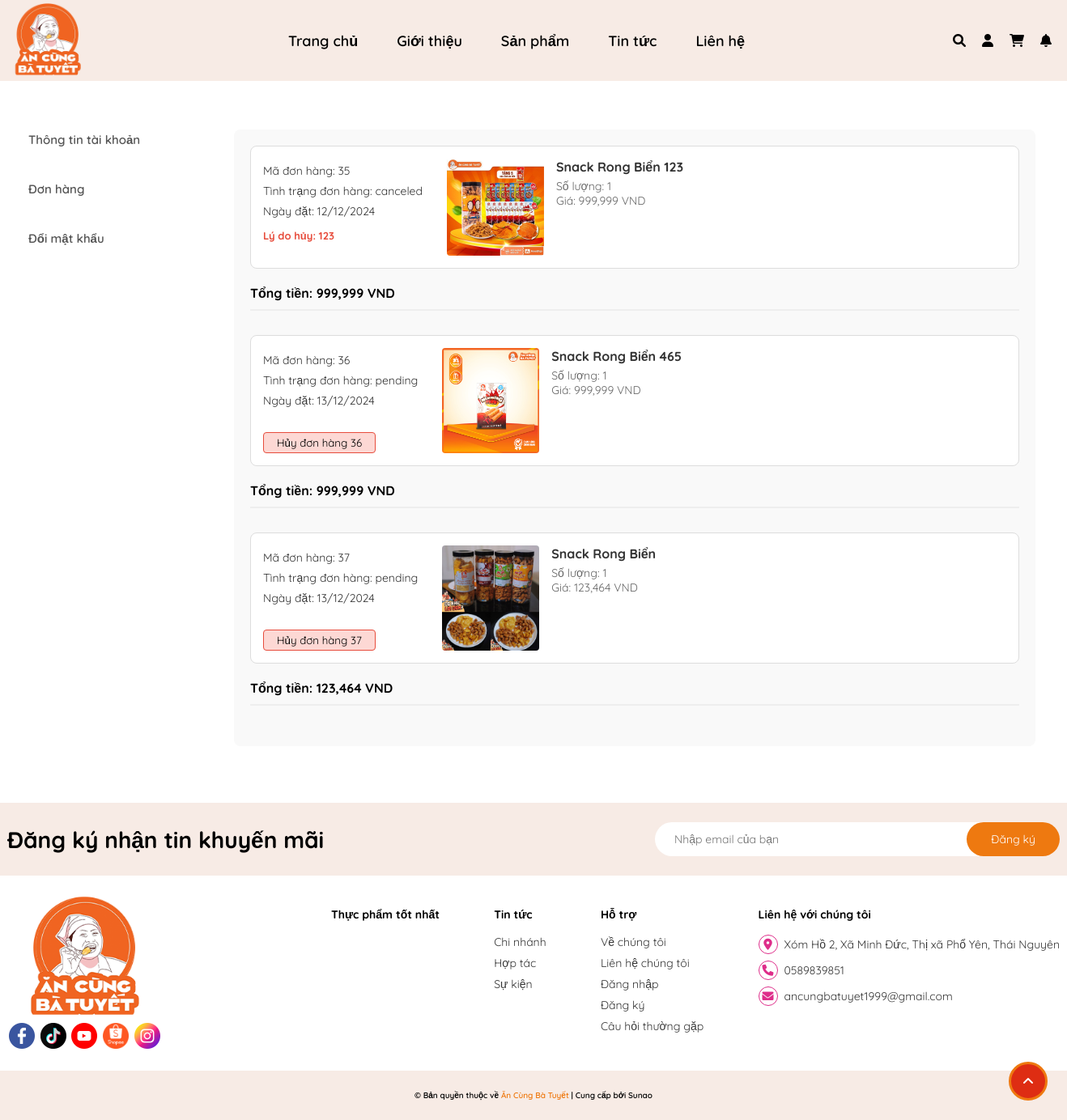
/views/users/index.php?tab=user_order (signed in), run on the app's committed database.
### tables this page shows
CREATE TABLE `order_items` (
  `id` int NOT NULL,
  `order_id` int NOT NULL,
  `product_id` int NOT NULL,
  `quantity` int NOT NULL,
  `price` decimal(10,2) NOT NULL,
  `image` varchar(255) DEFAULT NULL
);

CREATE TABLE `orders` (
  `id` int NOT NULL,
  `user_id` int NOT NULL,
  `name` varchar(255) NOT NULL,
  `address` text NOT NULL,
  `phone` varchar(20) NOT NULL,
  `total_price` decimal(10,2) NOT NULL,
  `status` enum('pending','shipped','delivered','canceled') NOT NULL DEFAULT 'pending',
  `created_at` timestamp NOT NULL DEFAULT CURRENT_TIMESTAMP,
  `cancel_reason` text,
  `canceled_at` timestamp NULL DEFAULT NULL,
  `is_canceled` tinyint(1) NOT NULL DEFAULT '0'
);

CREATE TABLE `product` (
  `id` int NOT NULL,
  `name` varchar(255) NOT NULL,
  `price` decimal(10,2) NOT NULL,
  `description` text,
  `image` varchar(255) DEFAULT NULL,
  `status` tinyint(1) DEFAULT '1',
  `created_at` timestamp NOT NULL DEFAULT CURRENT_TIMESTAMP,
  `quantity` int DEFAULT '0',
  `view_count` int DEFAULT '0',
  `purchase_count` int DEFAULT '0',
  `category_id` int DEFAULT NULL
);

### views/users/tabs/user_order.php (the view, shortened to what this page needs)
<?php include_once '../../includes/db_connect.php';
$order = [];
if (isset($_SESSION['user_id']) && !empty($_SESSION['user_id'])) {
  $user_id = intval($_SESSION['user_id']);
  $sql = "SELECT
                  o.id AS order_id,
                  ot.quantity,
                  p.name AS product_name,
                  p.image AS product_image,
                  ot.price AS product_price,
                  o.total_price,
                  o.status,
                  o.created_at,
                  o.cancel_reason
              FROM orders o
              INNER JOIN order_items ot ON o.id = ot.order_id
              INNER JOIN product p ON ot.product_id = p.id
              WHERE o.user_id =?";
  $stmt = $conn->prepare($sql);
  if ($stmt) {
    $stmt->bind_param("i", $user_id);
    $stmt->execute();
    $result = $stmt->get_result();
    $order = $result->fetch_all(MYSQLI_ASSOC);
  }
}
?>
<div class="order-container">
  <?php if (!empty($order)): ?>
    <?php
    $current_order_id = null;
    $order_total_price = 0;
    ?>
    <?php foreach ($order as $orders): ?>
      <?php if ($current_order_id != $orders['order_id']): ?>
        <?php if ($current_order_id !== null): ?>
          <p class="order-summary__total-price">Tổng tiền: <?= number_format($order_total_price) ?> VND</p>
        <?php endif; ?>
        <div class="order-item">
          <div class="order__left">
            <p class="order-item__id">Mã đơn hàng: <?= $orders['order_id'] ?></p>
            <p class="order-item__status">Tình trạng đơn hàng: <?= $orders['status'] ?></p>
            <p class="order-item__date">Ngày đặt: <?= date('d/m/Y', strtotime($orders['created_at'])) ?></p>
            <?php if (!empty($orders['cancel_reason'])): ?>
              <p class="order-item__cancel-reason order-item__cancel-reason--highlight">Lý do hủy: <?= $orders['cancel_reason'] ?></p>
            <?php endif; ?>
            <?php if ($orders['status'] === 'pending'): ?>
              <form method="POST" action="../../../views/users/tabs/cancel_order.php" class="cancel-order-form">
                <button type="button" class="cancel-order-form__button" onclick="showCancelReasonForm(<?= $orders['order_id'] ?>)">Hủy đơn hàng <?= $orders['order_id'] ?></button>
              </form>
            <?php endif; ?>
          </div>
          <div class="order__right">
            <div class="order-item__product">
              <img src="../../public/images/item/<?= $orders['product_image'] ?>" class="order-item__product-image" width="100px" height="75px" alt="Product Image" />
              <div class="order-item__product-details">
                <h2 class="order-item__product-name"><?= $orders['product_name'] ?></h2>
                <p class="order-item__product-quantity">Số lượng: <?= $orders['quantity'] ?></p>
                <p class="order-item__product-price">Giá: <?= number_format($orders['product_price']) ?> VND</p>
              </div>
            </div>
          </div>
        </div>
        <?php $current_order_id = $orders['order_id']; ?>
        <?php $order_total_price = 0; ?>
      <?php endif; ?>
      <?php
      $order_total_price += $orders['product_price'] * $orders['quantity'];
      ?>
    <?php endforeach; ?>
    <p class="order-summary__total-price">Tổng tiền: <?= number_format($order_total_price) ?> VND</p>
  <?php else: ?>
    <p class="order-container__no-orders">Không tìm thấy đơn hàng nào.</p>
  <?php endif; ?>
</div>

### public/css/main.css (style rules this page uses)
* { margin: 0; padding: 0; box-sizing: border-box; text-decoration: none; list-style: none; outline: none; }
html { scroll-behavior: smooth; scrollbar-width: none; font-family: "Quicksand", sans-serif; scrollbar-color: transparent; font-size: 62.5%; }
:root { --background-color: #fff; --text-color: #000; --beige-color: #f7ebe5; --gray-color: #ebebeb; --orange-color: #ee7910; --pink-color: #de2d8a; --red-color: #de2d13; }
button { border: none; cursor: pointer; font-family: "Quicksand", sans-serif; }
body::before { position: fixed; top: 0; left: 0; width: 100%; height: 100%; background: rgba(0, 0, 0, 0.8); z-index: -1; }

### views/users/assets/user.css (style rules this page uses)
.order-container { padding: 20px; background-color: #f9f9f9; border-radius: 8px; margin-bottom: 10px; }
.order-item { border-bottom: 2px solid red; display: flex; gap: 30px; margin-bottom: 20px; padding: 15px; border: 1px solid #ddd; border-radius: 8px; background-color: #fff; }
.order__left { line-height: 20px; }
.order-item__id, .order-item__status, .order-item__date { margin: 5px 0; font-size: 14px; color: #333; }
.order-item__cancel-reason { margin: 10px 0; font-size: 13px; color: #e74c3c; }
.order-item__cancel-reason--highlight { font-weight: bold; }
.order-item__product { display: flex; height: 100%; }
.order-item__product-image { border-radius: 4px; margin-right: 15px; height: 100%; width: 120px; }
.order-item__product-details { flex: 1; }
.cancel-order-form__button { border: #e74c3c 1px solid; background-color: white; padding: 4px 16px; border-radius: 4px; background-color: #fdd8d4; margin-top: 24px; }
.order-item__product-name { font-size: 16px; margin-bottom: 5px; color: #333; }
.order-item__product-quantity, .order-item__product-price { font-size: 14px; color: #666; }
.order-summary__total-price { font-weight: bold; font-size: 16px; margin-bottom: 30px; padding-bottom: 10px; border-bottom: 2px solid #eee; }

### data on the page
order_items: order "35", order.status "canceled", order.created_at "12/12/2024", order.cancel_reason "123", product.image (picture), product.name "Snack Rong Biển 123", quantity "1", price "999,999"
order_items: order_total_price "999,999", order "36", order.status "pending", order.created_at "13/12/2024", product.image (picture), product.name "Snack Rong Biển 465", quantity "1", price "999,999"
order_items: order_total_price "999,999", order "37", order.status "pending", order.created_at "13/12/2024", product.image (picture), product.name "Snack Rong Biển", quantity "1", price "123,464"

### other printed values
$order_total_price "123,464"
